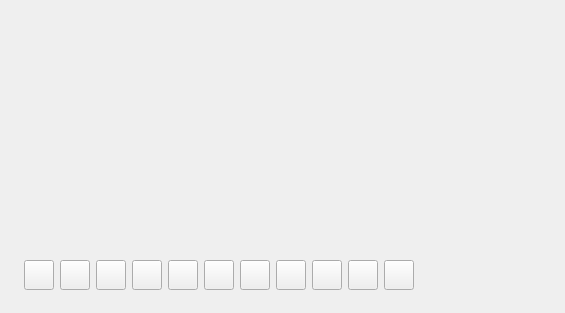
<?xml version="1.0" encoding="UTF-8"?>
<ui version="4.0">
 <class>video</class>
 <widget class="QWidget" name="video">
  <property name="geometry">
   <rect>
    <x>0</x>
    <y>0</y>
    <width>565</width>
    <height>313</height>
   </rect>
  </property>
  <property name="windowTitle">
   <string>Form</string>
  </property>
  <widget class="QPushButton" name="Stop_Btn">
   <property name="geometry">
    <rect>
     <x>96</x>
     <y>260</y>
     <width>30</width>
     <height>30</height>
    </rect>
   </property>
   <property name="minimumSize">
    <size>
     <width>30</width>
     <height>30</height>
    </size>
   </property>
   <property name="maximumSize">
    <size>
     <width>30</width>
     <height>30</height>
    </size>
   </property>
   <property name="text">
    <string/>
   </property>
  </widget>
  <widget class="QPushButton" name="fast_speed_btn">
   <property name="geometry">
    <rect>
     <x>240</x>
     <y>260</y>
     <width>30</width>
     <height>30</height>
    </rect>
   </property>
   <property name="minimumSize">
    <size>
     <width>30</width>
     <height>30</height>
    </size>
   </property>
   <property name="maximumSize">
    <size>
     <width>30</width>
     <height>30</height>
    </size>
   </property>
   <property name="text">
    <string/>
   </property>
  </widget>
  <widget class="QPushButton" name="Play_Btn">
   <property name="geometry">
    <rect>
     <x>24</x>
     <y>260</y>
     <width>30</width>
     <height>30</height>
    </rect>
   </property>
   <property name="sizePolicy">
    <sizepolicy hsizetype="Fixed" vsizetype="Fixed">
     <horstretch>0</horstretch>
     <verstretch>0</verstretch>
    </sizepolicy>
   </property>
   <property name="minimumSize">
    <size>
     <width>30</width>
     <height>30</height>
    </size>
   </property>
   <property name="maximumSize">
    <size>
     <width>30</width>
     <height>30</height>
    </size>
   </property>
   <property name="text">
    <string/>
   </property>
  </widget>
  <widget class="QPushButton" name="Forward_Btn">
   <property name="geometry">
    <rect>
     <x>168</x>
     <y>260</y>
     <width>30</width>
     <height>30</height>
    </rect>
   </property>
   <property name="minimumSize">
    <size>
     <width>30</width>
     <height>30</height>
    </size>
   </property>
   <property name="maximumSize">
    <size>
     <width>30</width>
     <height>30</height>
    </size>
   </property>
   <property name="text">
    <string/>
   </property>
  </widget>
  <widget class="QPushButton" name="full_screen_btn">
   <property name="geometry">
    <rect>
     <x>384</x>
     <y>260</y>
     <width>30</width>
     <height>30</height>
    </rect>
   </property>
   <property name="sizePolicy">
    <sizepolicy hsizetype="Minimum" vsizetype="Fixed">
     <horstretch>0</horstretch>
     <verstretch>0</verstretch>
    </sizepolicy>
   </property>
   <property name="minimumSize">
    <size>
     <width>30</width>
     <height>30</height>
    </size>
   </property>
   <property name="maximumSize">
    <size>
     <width>30</width>
     <height>30</height>
    </size>
   </property>
   <property name="text">
    <string/>
   </property>
  </widget>
  <widget class="QPushButton" name="four_screen_btn">
   <property name="geometry">
    <rect>
     <x>348</x>
     <y>260</y>
     <width>30</width>
     <height>30</height>
    </rect>
   </property>
   <property name="sizePolicy">
    <sizepolicy hsizetype="Minimum" vsizetype="Fixed">
     <horstretch>0</horstretch>
     <verstretch>0</verstretch>
    </sizepolicy>
   </property>
   <property name="minimumSize">
    <size>
     <width>30</width>
     <height>30</height>
    </size>
   </property>
   <property name="maximumSize">
    <size>
     <width>30</width>
     <height>30</height>
    </size>
   </property>
   <property name="text">
    <string/>
   </property>
  </widget>
  <widget class="QPushButton" name="slow_play_button">
   <property name="geometry">
    <rect>
     <x>204</x>
     <y>260</y>
     <width>30</width>
     <height>30</height>
    </rect>
   </property>
   <property name="minimumSize">
    <size>
     <width>30</width>
     <height>30</height>
    </size>
   </property>
   <property name="maximumSize">
    <size>
     <width>30</width>
     <height>30</height>
    </size>
   </property>
   <property name="text">
    <string/>
   </property>
  </widget>
  <widget class="QPushButton" name="twoscreen_btn">
   <property name="geometry">
    <rect>
     <x>312</x>
     <y>260</y>
     <width>30</width>
     <height>30</height>
    </rect>
   </property>
   <property name="sizePolicy">
    <sizepolicy hsizetype="Minimum" vsizetype="Fixed">
     <horstretch>0</horstretch>
     <verstretch>0</verstretch>
    </sizepolicy>
   </property>
   <property name="minimumSize">
    <size>
     <width>30</width>
     <height>30</height>
    </size>
   </property>
   <property name="maximumSize">
    <size>
     <width>30</width>
     <height>30</height>
    </size>
   </property>
   <property name="text">
    <string/>
   </property>
  </widget>
  <widget class="QPushButton" name="one_screen_btn">
   <property name="geometry">
    <rect>
     <x>276</x>
     <y>260</y>
     <width>30</width>
     <height>30</height>
    </rect>
   </property>
   <property name="sizePolicy">
    <sizepolicy hsizetype="Minimum" vsizetype="Fixed">
     <horstretch>0</horstretch>
     <verstretch>0</verstretch>
    </sizepolicy>
   </property>
   <property name="minimumSize">
    <size>
     <width>30</width>
     <height>30</height>
    </size>
   </property>
   <property name="maximumSize">
    <size>
     <width>30</width>
     <height>30</height>
    </size>
   </property>
   <property name="text">
    <string/>
   </property>
  </widget>
  <widget class="QPushButton" name="Back_Btn">
   <property name="geometry">
    <rect>
     <x>132</x>
     <y>260</y>
     <width>30</width>
     <height>30</height>
    </rect>
   </property>
   <property name="minimumSize">
    <size>
     <width>30</width>
     <height>30</height>
    </size>
   </property>
   <property name="maximumSize">
    <size>
     <width>30</width>
     <height>30</height>
    </size>
   </property>
   <property name="text">
    <string/>
   </property>
  </widget>
  <widget class="QPushButton" name="Pause_btn">
   <property name="geometry">
    <rect>
     <x>60</x>
     <y>260</y>
     <width>30</width>
     <height>30</height>
    </rect>
   </property>
   <property name="sizePolicy">
    <sizepolicy hsizetype="Fixed" vsizetype="Fixed">
     <horstretch>0</horstretch>
     <verstretch>0</verstretch>
    </sizepolicy>
   </property>
   <property name="minimumSize">
    <size>
     <width>30</width>
     <height>30</height>
    </size>
   </property>
   <property name="maximumSize">
    <size>
     <width>30</width>
     <height>30</height>
    </size>
   </property>
   <property name="text">
    <string/>
   </property>
  </widget>
 </widget>
 <resources/>
 <connections/>
</ui>
